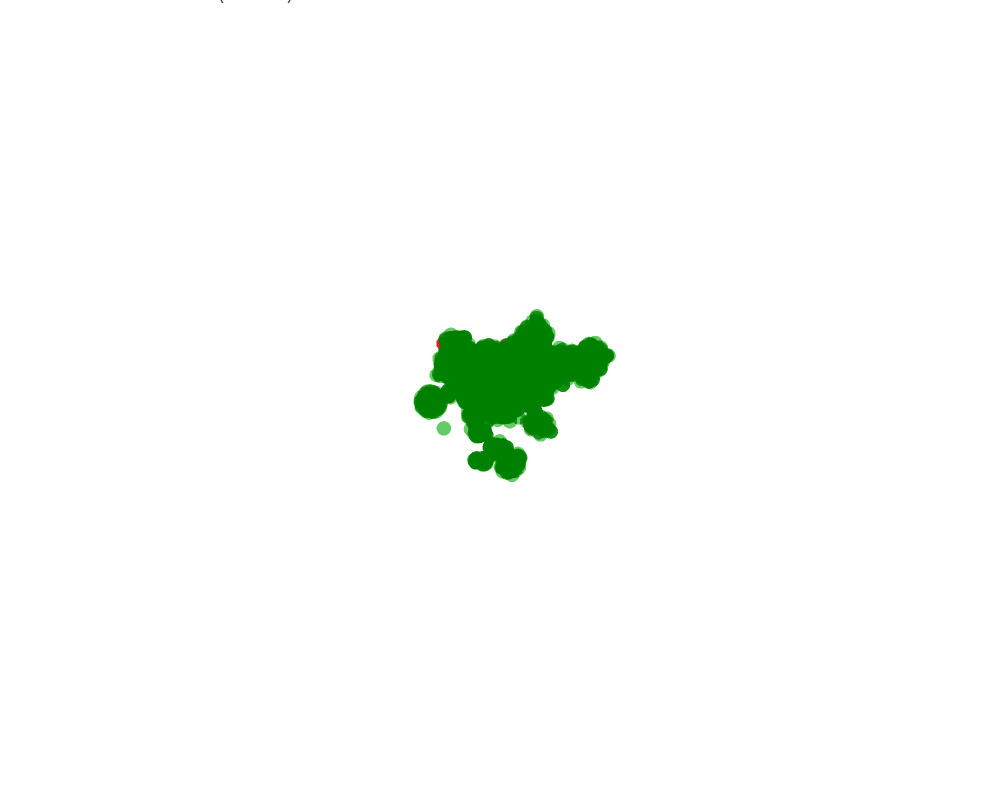

Write notebook code for a chart like this one.
### Code cell
title = "Sentences with 'liber' (N={})".format(len(sentences))
fig = go.Figure(data=go.Scatter3d(
    x=xs,
    y=ys,
    z=zs,
    mode='markers',
    marker=dict(
        size=5,
        color=colors,
        opacity=0.8
    ),
    text=hover_text,  # use mapped hover text
    hoverinfo='text',  # ensure only the text field is displayed on hover
))

fig.update_layout(
    title=title,
    scene=dict(
        xaxis=dict(title='', showgrid=False, showline=False, showticklabels=False, zeroline=False, linecolor='rgba(0,0,0,0)', showbackground=False),
        yaxis=dict(title='', showgrid=False, showline=False, showticklabels=False, zeroline=False, linecolor='rgba(0,0,0,0)', showbackground=False),
        zaxis=dict(title='', showgrid=False, showline=False, showticklabels=False, zeroline=False, linecolor='rgba(0,0,0,0)', showbackground=False),
        bgcolor='rgba(255,255,255,0)'
    ),
    paper_bgcolor='rgba(255,255,255,255)',  # set the color of the area around the axes
    plot_bgcolor='rgba(255,255,255,255)',  # set the color of the entire chart
    autosize=False,
    width=1000,
    height=800,
    margin=dict(l=0, r=0, b=0, t=0)
)

### Figure 1 — Plotly figure (JSON) as saved in the notebook; plotly's stock layout.template omitted (floating-point values rounded to 4 significant figures; data arrays with more than 128 entries replaced by an {"elided": "..."} marker saying what was removed)
{"data": [{"hoverinfo": "text", "marker": {"color": {"elided": "2154 str values"}, "opacity": 0.8, "size": 5}, "mode": "markers", "text": {"elided": "2154 str values"}, "type": "scatter3d", "x": {"elided": "2154 float values"}, "y": {"elided": "2154 float values"}, "z": {"elided": "2154 float values"}}], "layout": {"autosize": false, "height": 800, "margin": {"b": 0, "l": 0, "r": 0, "t": 0}, "paper_bgcolor": "rgba(255,255,255,255)", "plot_bgcolor": "rgba(255,255,255,255)", "scene": {"aspectmode": "auto", "aspectratio": {"x": 1.135, "y": 0.88, "z": 1.001}, "bgcolor": "rgba(255,255,255,0)", "camera": {"center": {"x": 0, "y": 0, "z": 0}, "eye": {"x": 3.276, "y": 3.276, "z": 3.276}, "projection": {"type": "perspective"}, "up": {"x": 0, "y": 0, "z": 1}}, "xaxis": {"linecolor": "rgba(0, 0, 0, 0)", "showbackground": false, "showgrid": false, "showline": false, "showticklabels": false, "title": {"text": ""}, "type": "linear", "zeroline": false}, "yaxis": {"linecolor": "rgba(0, 0, 0, 0)", "showbackground": false, "showgrid": false, "showline": false, "showticklabels": false, "title": {"text": ""}, "type": "linear", "zeroline": false}, "zaxis": {"linecolor": "rgba(0, 0, 0, 0)", "showbackground": false, "showgrid": false, "showline": false, "showticklabels": false, "title": {"text": ""}, "type": "linear", "zeroline": false}}, "title": {"text": "Sentences with 'liber' (N=2154)"}, "width": 1000}}
